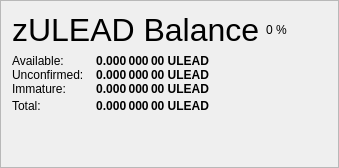
                   <widget class="QFrame" name="frame_ZerocoinBalances">
                    <property name="frameShape">
                     <enum>QFrame::StyledPanel</enum>
                    </property>
                    <property name="frameShadow">
                     <enum>QFrame::Raised</enum>
                    </property>
                    <layout class="QVBoxLayout" name="verticalLayout_7">
                     <item>
                      <layout class="QHBoxLayout" name="horizontalLayout_8" stretch="0,0,0">
                       <item>
                        <widget class="QLabel" name="label_5z_3">
                         <property name="minimumSize">
                          <size>
                           <width>0</width>
                           <height>20</height>
                          </size>
                         </property>
                         <property name="font">
                          <font>
                           <pointsize>24</pointsize>
                           <weight>50</weight>
                           <bold>false</bold>
                          </font>
                         </property>
                         <property name="text">
                          <string>zULEAD Balance</string>
                         </property>
                        </widget>
                       </item>
                       <item>
                        <widget class="QLabel" name="labelzULEADPercent">
                         <property name="text">
                          <string notr="true">0 %</string>
                         </property>
                        </widget>
                       </item>
                       <item>
                        <spacer name="horizontalSpacer_11">
                         <property name="orientation">
                          <enum>Qt::Horizontal</enum>
                         </property>
                         <property name="sizeHint" stdset="0">
                          <size>
                           <width>40</width>
                           <height>20</height>
                          </size>
                         </property>
                        </spacer>
                       </item>
                      </layout>
                     </item>
                     <item>
                      <layout class="QGridLayout" name="gridLayout_5">
                       <property name="horizontalSpacing">
                        <number>12</number>
                       </property>
                       <property name="verticalSpacing">
                        <number>0</number>
                       </property>
                       <item row="1" column="0">
                        <widget class="QLabel" name="labelzBalanceMatureText">
                         <property name="toolTip">
                          <string>Mature: more than 20 confirmation and more than 3 mints of the same denomination after it was minted.
These zULEAD are spendable.</string>
                         </property>
                         <property name="text">
                          <string>Available:</string>
                         </property>
                        </widget>
                       </item>
                       <item row="1" column="1">
                        <widget class="QLabel" name="labelzBalanceMature">
                         <property name="font">
                          <font>
                           <weight>75</weight>
                           <bold>true</bold>
                          </font>
                         </property>
                         <property name="toolTip">
                          <string>Mature: more than 20 confirmation and more than 3 mints of the same denomination after it was minted.
These zULEAD are spendable.</string>
                         </property>
                         <property name="text">
                          <string notr="true">0.000 000 00 ULEAD</string>
                         </property>
                         <property name="alignment">
                          <set>Qt::AlignRight|Qt::AlignTrailing|Qt::AlignVCenter</set>
                         </property>
                        </widget>
                       </item>
                       <item row="2" column="0">
                        <widget class="QLabel" name="labelzBalanceUnconfirmedText">
                         <property name="toolTip">
                          <string>Unconfirmed: less than 20 confirmations
Immature: confirmed, but less than 3 mints of the same denomination after it was minted</string>
                         </property>
                         <property name="text">
                          <string>Unconfirmed:</string>
                         </property>
                        </widget>
                       </item>
                       <item row="2" column="1">
                        <widget class="QLabel" name="labelzBalanceUnconfirmed">
                         <property name="font">
                          <font>
                           <weight>75</weight>
                           <bold>true</bold>
                          </font>
                         </property>
                         <property name="toolTip">
                          <string>Unconfirmed: less than 20 confirmations
Immature: confirmed, but less than 3 mints of the same denomination after it was minted</string>
                         </property>
                         <property name="text">
                          <string notr="true">0.000 000 00 ULEAD</string>
                         </property>
                         <property name="alignment">
                          <set>Qt::AlignRight|Qt::AlignTrailing|Qt::AlignVCenter</set>
                         </property>
                        </widget>
                       </item>
                       <item row="3" column="0">
                        <widget class="QLabel" name="labelzBalanceImmatureText">
                         <property name="toolTip">
                          <string>Unconfirmed: less than 20 confirmations
Immature: confirmed, but less than 3 mints of the same denomination after it was minted</string>
                         </property>
                         <property name="text">
                          <string>Immature:</string>
                         </property>
                        </widget>
                       </item>
                       <item row="3" column="1">
                        <widget class="QLabel" name="labelzBalanceImmature">
                         <property name="font">
                          <font>
                           <weight>75</weight>
                           <bold>true</bold>
                          </font>
                         </property>
                         <property name="toolTip">
                          <string>Unconfirmed: less than 20 confirmations
Immature: confirmed, but less than 3 mints of the same denomination after it was minted</string>
                         </property>
                         <property name="text">
                          <string notr="true">0.000 000 00 ULEAD</string>
                         </property>
                         <property name="alignment">
                          <set>Qt::AlignRight|Qt::AlignTrailing|Qt::AlignVCenter</set>
                         </property>
                        </widget>
                       </item>
                       <item row="4" column="0">
                        <widget class="QLabel" name="labelzBalanceText">
                         <property name="toolTip">
                          <string>Your current zULEAD balance, unconfirmed and immature zULEAD included.</string>
                         </property>
                         <property name="text">
                          <string>Total:</string>
                         </property>
                        </widget>
                       </item>
                       <item row="4" column="1">
                        <widget class="QLabel" name="labelzBalance">
                         <property name="font">
                          <font>
                           <weight>75</weight>
                           <bold>true</bold>
                          </font>
                         </property>
                         <property name="cursor">
                          <cursorShape>IBeamCursor</cursorShape>
                         </property>
                         <property name="toolTip">
                          <string>Your current zULEAD balance, unconfirmed and immature zULEAD included.</string>
                         </property>
                         <property name="text">
                          <string notr="true">0.000 000 00 ULEAD</string>
                         </property>
                         <property name="alignment">
                          <set>Qt::AlignRight|Qt::AlignTrailing|Qt::AlignVCenter</set>
                         </property>
                         <property name="textInteractionFlags">
                          <set>Qt::LinksAccessibleByMouse|Qt::TextSelectableByKeyboard|Qt::TextSelectableByMouse</set>
                         </property>
                        </widget>
                       </item>
                       <item row="4" column="2">
                        <spacer name="horizontalSpacer_4">
                         <property name="orientation">
                          <enum>Qt::Horizontal</enum>
                         </property>
                         <property name="sizeHint" stdset="0">
                          <size>
                           <width>40</width>
                           <height>20</height>
                          </size>
                         </property>
                        </spacer>
                       </item>
                      </layout>
                     </item>
                     <item>
                      <spacer name="verticalSpacer_4">
                       <property name="orientation">
                        <enum>Qt::Vertical</enum>
                       </property>
                       <property name="sizeHint" stdset="0">
                        <size>
                         <width>20</width>
                         <height>40</height>
                        </size>
                       </property>
                      </spacer>
                     </item>
                    </layout>
                   </widget>
